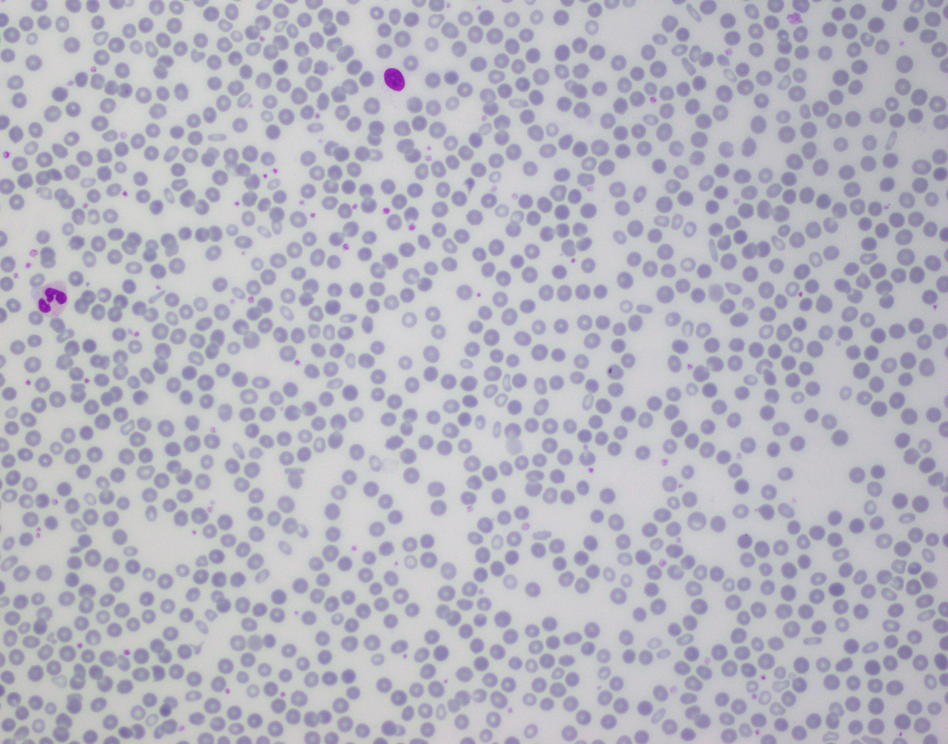
#> input picture data/raw/AneRBC-I/Anemic_individuals/Original_images/002_a.png, 948 x 744 px, shrunk from 1224 x 960 before the run
$ python count_rbcs.py
#> lines starting #> are read from the running program, lines starting #| are printed output that depends on the picture; after the words box and inside, x2 and y2 are one past the last pixel; in counts of white or black regions, pixels touching at a corner belong together
import cv2
import numpy as np
import matplotlib.pyplot as plt

# Load the image in grayscale mode
# image_path = 'data/raw/AneRBC-I/Healthy_individuals/Original_images/001_h.png'
# mask_path = 'data/raw/AneRBC-I/Healthy_individuals/Binary_segmented/001_h.png'
image_path = 'data/raw/AneRBC-I/Anemic_individuals/Original_images/002_a.png'
mask_path = 'data/raw/AneRBC-I/Anemic_individuals/Binary_segmented/002_a.png'
image = cv2.imread(image_path)
#> image is the input picture: shape (744, 948, 3); mean B, G, R 193.2, 182.1, 182.9
mask = cv2.imread(mask_path, cv2.IMREAD_GRAYSCALE)
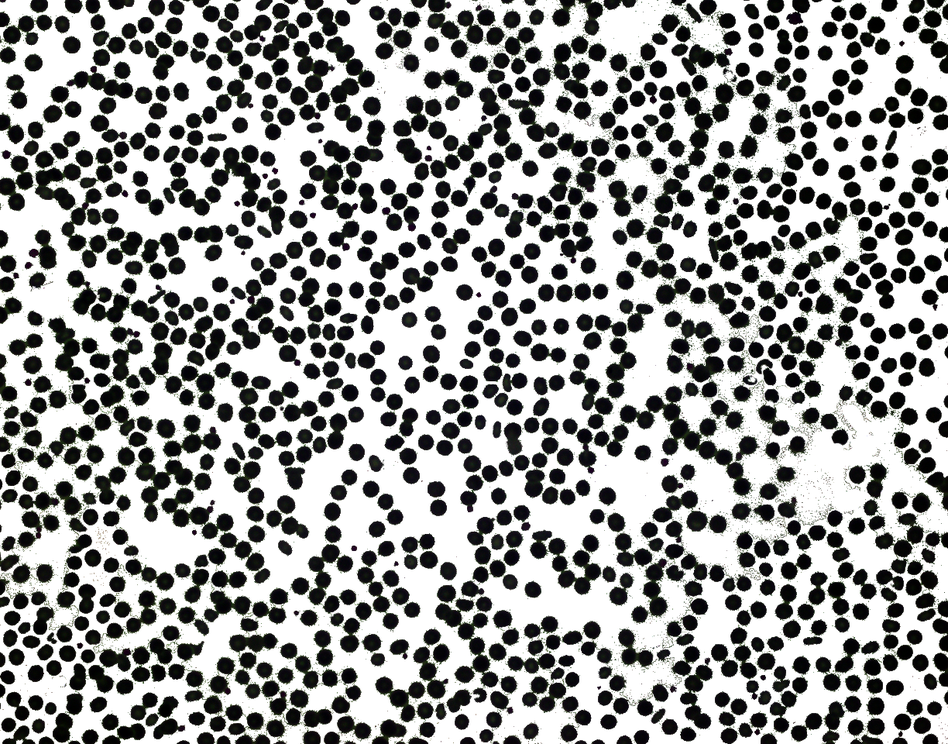
#> input picture data/raw/AneRBC-I/Anemic_individuals/Binary_segmented/002_a.png, 948 x 744 px, shrunk from 1224 x 960 before the run
#> mask: shape (744, 948); min 0, max 255, mean 154.4

binary_mask = np.where(mask == 255, 0, 1).astype(np.uint8)
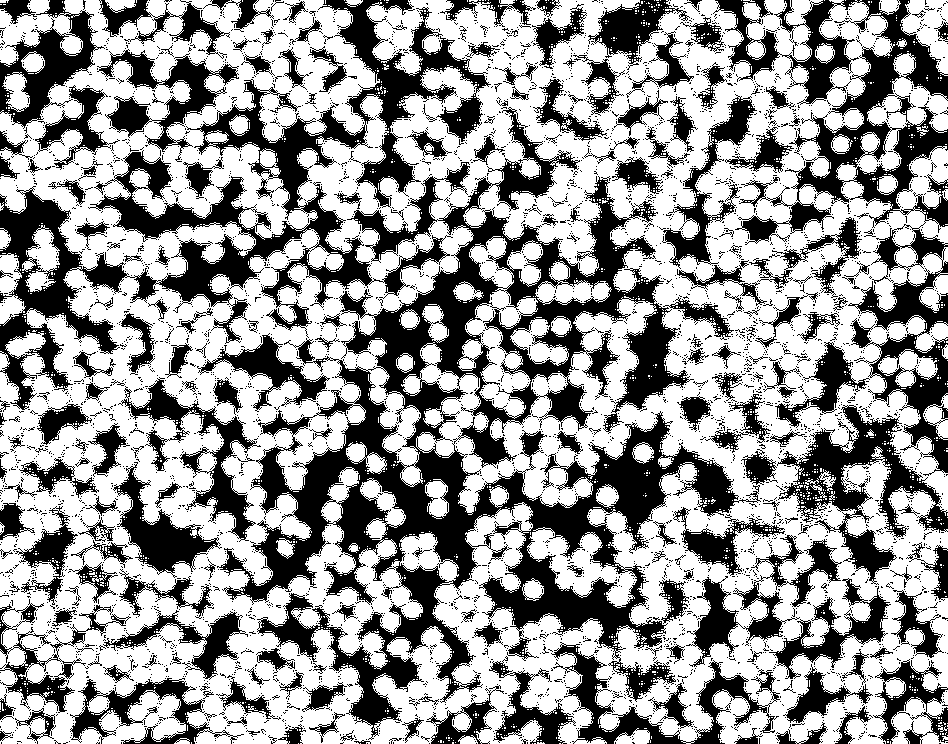
#> binary_mask: shape (744, 948); values 0 (black) and 1 (white), 60.5% white; 5012 black regions (4786 under 20 px)

# Detect contours
contours, _ = cv2.findContours(binary_mask, cv2.RETR_EXTERNAL, cv2.CHAIN_APPROX_SIMPLE)
#> contours = 714 contours, 688 with area under 20; largest, box (x1, y1, x2, y2) and area: (0, 0, 948, 744) 614715, (901, 0, 948, 76) 1945, (891, 690, 948, 744) 1506, (22, 225, 60, 292) 1248, (878, 349, 938, 387) 1134

print(f"Estimated number of RBCs: {len(contours)}")
#| Estimated number of RBCs: 714

# Draw the contours on the image
cv2.drawContours(image, contours, -1, (0, 255, 0), 2)  # Draw contours in green
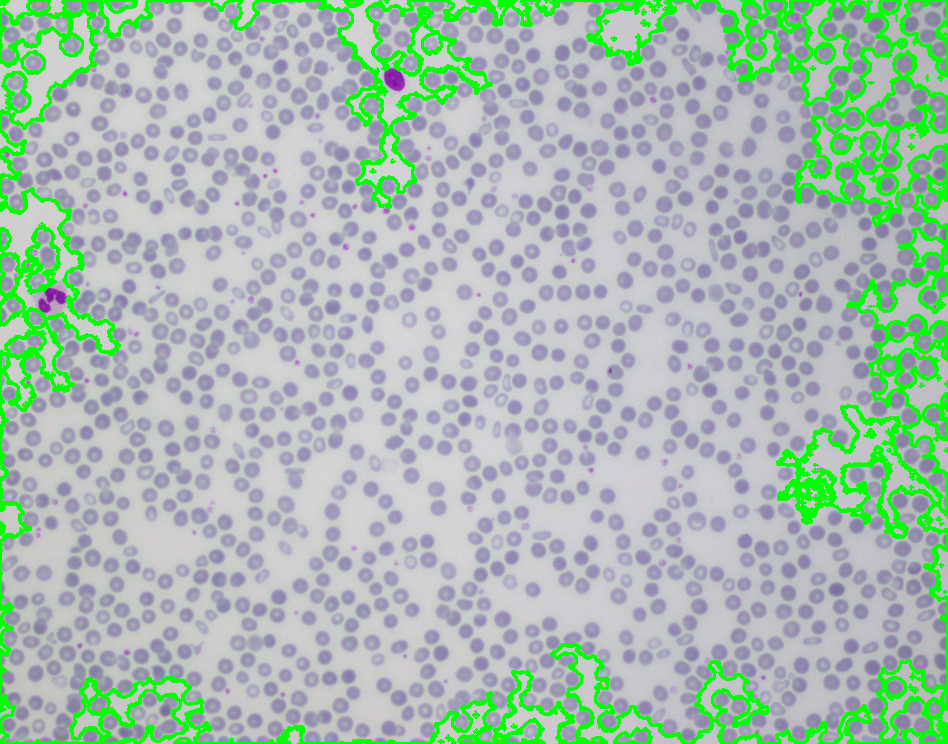
#> image: shape (744, 948, 3); 8.89% of pixels changed, all inside (x1, y1, x2, y2) = (0, 0, 948, 744)

plt.figure(figsize=(10, 10))
plt.imshow(cv2.cvtColor(image, cv2.COLOR_BGR2RGB))
plt.title("Detected RBCs")
plt.axis("off")
plt.show()
